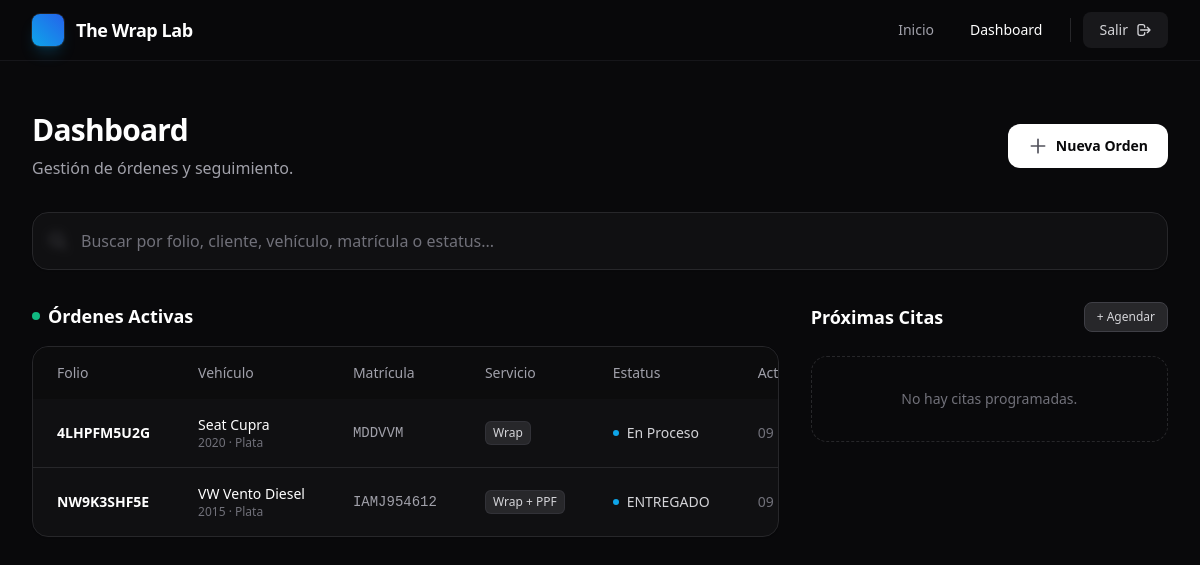
Before: /dashboard/ (signed in) with the older database file.
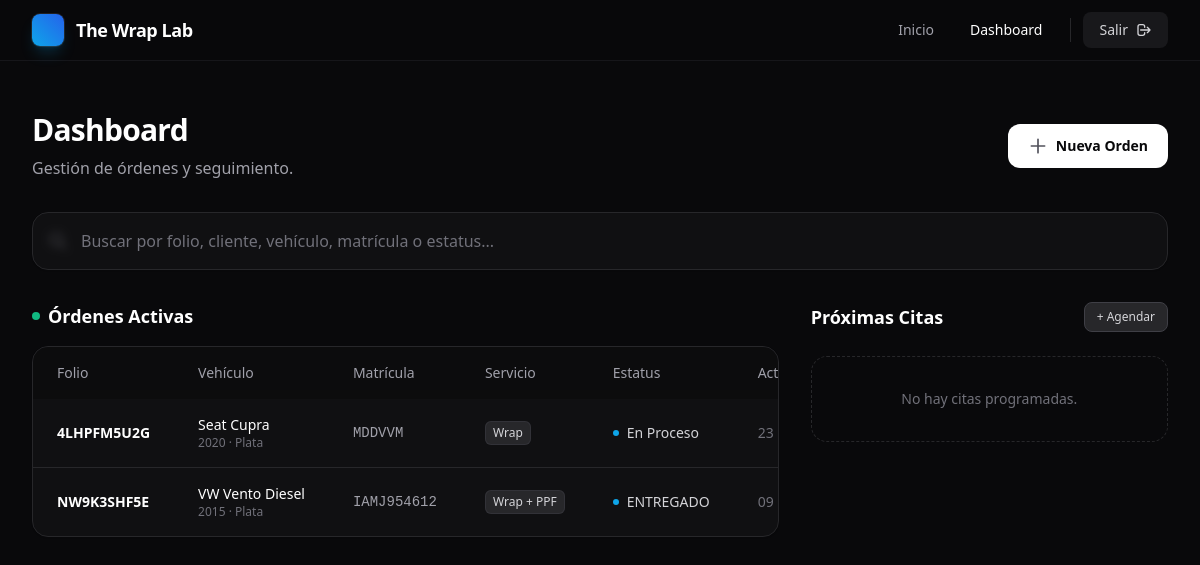
After: the same page with the newer database file.
### taller/models.py (models this page shows, shortened)
class OrdenServicio(models.Model):
    class Servicio(models.TextChoices):
        WRAP = 'WRAP', 'Wrap'
        PPF = 'PPF', 'PPF'
        WRAP_Y_PPF = 'WRAP_PPF', 'Wrap + PPF'
    class Estatus(models.TextChoices):
        EN_RECEPCION = 'EN_RECEPCION', 'En Recepción'
        EN_PREPARACION = 'EN_PREPARACION', 'En Preparación'
        EN_PROCESO = 'EN_PROCESO', 'En Proceso'
        PREPARANDO_ENTREGA = 'PREPARANDO_ENTREGA', 'Preparando Entrega'
        TRABAJO_TERMINADO = 'TRABAJO_TERMINADO', 'Trabajo Terminado'
    TESTIGOS_CHOICES = [
        ('check_engine', 'Check Engine'),
        ('abs', 'ABS'),
        ('airbag', 'Bolsa de Aire'),
        ('battery', 'Batería'),
        ('oil', 'Aceite'),
        ('brake', 'Frenos'),
        ('temp', 'Temperatura'),
        ('tire', 'Presión de Llantas'),
        ('stability', 'Control de Estabilidad'),
        ('bulb', 'Foco Fundido'),
        ('gas', 'Reserva de Gasolina'),
        ('service', 'Servicio Programado'),
    ]
    folio = models.CharField(max_length=12, unique=True, blank=True, db_index=True)
    cliente_nombre = models.CharField(max_length=200)
    vehiculo_marca = models.CharField(max_length=80)
    vehiculo_modelo = models.CharField(max_length=80)
    vehiculo_matricula = models.CharField(max_length=20, blank=True)
    vehiculo_anio = models.PositiveIntegerField()
    vehiculo_color = models.CharField(max_length=80)
    servicio = models.CharField(max_length=12, choices=Servicio.choices, default=Servicio.WRAP)
    estatus = models.CharField(max_length=20, choices=Estatus.choices, default=Estatus.EN_RECEPCION)
    costo_total = models.DecimalField(max_digits=10, decimal_places=2, default=0)
    monto_pagado = models.DecimalField(max_digits=10, decimal_places=2, default=0)
    testigos = models.JSONField(default=list, blank=True)
    notas = models.TextField(blank=True)
    creado_en = models.DateTimeField(auto_now_add=True)
    actualizado_en = models.DateTimeField(auto_now=True)

### taller/views.py (the view, shortened to what this page needs)
# urls.py: path('dashboard/', views.dashboard, name='dashboard'),
@user_passes_test(_superuser_required)
def dashboard(request: HttpRequest) -> HttpResponse:
    q = (request.GET.get('q') or '').strip()
    qs = OrdenServicio.objects.all().order_by('-actualizado_en')
    activas = qs.exclude(estatus=OrdenServicio.Estatus.TRABAJO_TERMINADO)
    entregadas = qs.filter(estatus=OrdenServicio.Estatus.TRABAJO_TERMINADO)
    citas_proximas = Cita.objects.filter(fecha__gte=timezone.now(), completada=False).order_by('fecha')
    return render(request, 'taller/dashboard.html', {
        'activas': activas,
        'entregadas': entregadas,
        'citas_proximas': citas_proximas,
        'q': q
    })

### taller/views.py (called while the page is built)
def _superuser_required(user) -> bool:
    return user.is_authenticated and user.is_superuser

### templates/taller/dashboard.html (shortened to what this page needs)
{% extends "taller/base.html" %}
{% block content %}
<div class="flex flex-col gap-8">
  <div class="flex flex-col gap-4 sm:flex-row sm:items-center sm:justify-between">
    <div>
      <h1 class="text-3xl font-bold tracking-tight text-white">Dashboard</h1>
      <p class="mt-2 text-zinc-400">Gestión de órdenes y seguimiento.</p>
    </div>
    <a class="group inline-flex items-center justify-center gap-2 rounded-xl bg-white px-5 py-3 text-sm font-semibold text-zinc-950 transition hover:bg-zinc-200"
      href="{% url 'orden_nueva' %}">
      <svg class="h-5 w-5 text-zinc-600 transition group-hover:text-zinc-950" fill="none" viewBox="0 0 24 24"
        stroke="currentColor" stroke-width="2">
        <path stroke-linecap="round" stroke-linejoin="round" d="M12 4v16m8-8H4" />
      </svg>
      Nueva Orden
    </a>
  </div>
  <div class="relative">
    <div class="pointer-events-none absolute inset-y-0 left-0 flex items-center pl-4">
      <svg class="h-5 w-5 text-zinc-500" fill="none" viewBox="0 0 24 24" stroke="currentColor" stroke-width="2">
        <path stroke-linecap="round" stroke-linejoin="round" d="M21 21l-6-6m2-5a7 7 0 11-14 0 7 7 0 0114 0z" />
      </svg>
    </div>
    <form method="get">
      <input
        class="w-full rounded-2xl border border-zinc-800 bg-zinc-900/50 py-4 pl-12 pr-4 text-white placeholder-zinc-500 shadow-sm backdrop-blur-sm transition focus:border-sky-500 focus:outline-none focus:ring-1 focus:ring-sky-500"
        name="q" value="{{ q }}" placeholder="Buscar por folio, cliente, vehículo, matrícula o estatus..."
        autocomplete="off" />
    </form>
  </div>
  <div class="grid gap-6 md:gap-8 lg:grid-cols-3">
    <div class="flex min-w-0 flex-col gap-6 md:gap-8 lg:col-span-2">
      <div class="space-y-4">
        <h2 class="flex items-center gap-2 text-lg font-semibold text-white">
          <span class="h-2 w-2 rounded-full bg-emerald-500"></span>
          Órdenes Activas
        </h2>
        <div class="overflow-hidden rounded-2xl border border-zinc-800 bg-zinc-900/50 shadow-sm backdrop-blur-sm">
          <div class="overflow-x-auto">
            <table class="w-full whitespace-nowrap text-left text-sm">
              <thead class="bg-zinc-950/50 text-zinc-400">
                <tr>
                  <th class="px-6 py-4 font-medium">Folio</th>
                  <th class="px-6 py-4 font-medium">Vehículo</th>
                  <th class="px-6 py-4 font-medium">Matrícula</th>
                  <th class="px-6 py-4 font-medium">Servicio</th>
                  <th class="px-6 py-4 font-medium">Estatus</th>
                  <th class="px-6 py-4 font-medium">Actualizado</th>
                </tr>
              </thead>
              <tbody class="divide-y divide-zinc-800">
                {% for o in activas %}
                <tr class="group transition hover:bg-zinc-800/50">
                  <td class="px-6 py-4">
                    <a class="font-semibold text-white hover:text-sky-400 hover:underline"
                      href="{% url 'orden_detalle' pk=o.pk %}">
                      {{ o.folio }}
                    </a>
                  </td>
                  <td class="px-6 py-4 text-zinc-300">
                    <div class="flex flex-col">
                      <span class="font-medium text-white">{{ o.vehiculo_marca }} {{ o.vehiculo_modelo }}</span>
                      <span class="text-xs text-zinc-500">{{ o.vehiculo_anio }} · {{ o.vehiculo_color }}</span>
                    </div>
                  </td>
                  <td class="px-6 py-4 font-mono text-zinc-400">{{ o.vehiculo_matricula|default:"-" }}</td>
                  <td class="px-6 py-4">
                    <span
                      class="inline-flex items-center rounded-md bg-zinc-800 px-2 py-1 text-xs font-medium text-zinc-300 ring-1 ring-inset ring-zinc-700/50">
                      {{ o.get_servicio_display }}
                    </span>
                  </td>
                  <td class="px-6 py-4">
                    <div class="flex items-center gap-2">
                      {% if o.estatus == 'LISTO' %}
                      <span class="h-1.5 w-1.5 rounded-full bg-emerald-500"></span>
                      {% elif o.estatus == 'RECIBIDO' %}
                      <span class="h-1.5 w-1.5 rounded-full bg-zinc-500"></span>
                      {% else %}
                      <span class="h-1.5 w-1.5 rounded-full bg-sky-500 animate-pulse"></span>
                      {% endif %}
                      <span class="text-zinc-300">{{ o.get_estatus_display }}</span>
                    </div>
                  </td>
                  <td class="px-6 py-4 text-zinc-500">{{ o.actualizado_en|date:"d M H:i" }}</td>
                </tr>
                {% empty %}
                <tr>
                  <td class="px-6 py-12 text-center text-zinc-500" colspan="7">
                    No hay órdenes activas en este momento.
                  </td>
                </tr>
                {% endfor %}
              </tbody>
            </table>
          </div>
        </div>
      </div>
    </div>
    <div class="flex min-w-0 flex-col gap-6">
      <div class="flex items-center justify-between">
        <h2 class="text-lg font-semibold text-white">Próximas Citas</h2>
        <a class="rounded-lg border border-zinc-700 bg-zinc-800 px-3 py-1.5 text-xs font-medium text-zinc-300 transition hover:bg-zinc-700 hover:text-white"
          href="{% url 'cita_nueva' %}">
          + Agendar
        </a>
      </div>
      <div class="space-y-4">
        {% for cita in citas_proximas %}
        <div
          class="group relative overflow-hidden rounded-2xl border border-zinc-800 bg-zinc-900/50 p-5 transition hover:border-zinc-700 hover:bg-zinc-900">
          <div
            class="absolute right-0 top-0 h-16 w-16 -translate-y-8 translate-x-8 rounded-full bg-sky-500/10 blur-xl transition group-hover:bg-sky-500/20">
          </div>
          <div class="relative z-10">
            <div class="flex justify-between items-start gap-3">
              <div>
                <h3 class="font-semibold text-white group-hover:text-sky-300">{{ cita.cliente_nombre }}</h3>
                <p class="text-sm text-zinc-400">{{ cita.get_tipo_display }}</p>
              </div>
              <div class="text-right">
                <div class="text-lg font-bold text-white">{{ cita.fecha|date:"d" }}</div>
                <div class="text-xs font-medium uppercase tracking-wider text-zinc-500">{{ cita.fecha|date:"M" }}</div>
              </div>
            </div>
            <div class="mt-4 flex items-center gap-2 text-sm text-zinc-500">
              <svg class="h-4 w-4" fill="none" viewBox="0 0 24 24" stroke="currentColor">
                <path stroke-linecap="round" stroke-linejoin="round" stroke-width="2"
                  d="M12 8v4l3 3m6-3a9 9 0 11-18 0 9 9 0 0118 0z" />
              </svg>
              {{ cita.fecha|date:"H:i" }} hrs
            </div>
            {% if cita.cliente_contacto %}
            <div class="mt-2 flex items-center gap-2 text-sm text-zinc-500">
              <svg class="h-4 w-4" fill="none" viewBox="0 0 24 24" stroke="currentColor">
                <path stroke-linecap="round" stroke-linejoin="round" stroke-width="2"
                  d="M3 5a2 2 0 012-2h3.28a1 1 0 01.948.684l1.498 4.493a1 1 0 01-.502 1.21l-2.257 1.13a11.042 11.042 0 005.516 5.516l1.13-2.257a1 1 0 011.21-.502l4.493 1.498a1 1 0 01.684.949V19a2 2 0 01-2 2h-1C9.716 21 3 14.284 3 6V5z" />
              </svg>
              {{ cita.cliente_contacto }}
            </div>
            {% endif %}
            <div class="mt-4 flex justify-end border-t border-zinc-800/50 pt-3">
              <a class="text-xs font-medium text-zinc-500 transition hover:text-white"
                href="{% url 'cita_editar' pk=cita.pk %}">Editar detalles &rarr;</a>
            </div>
          </div>
        </div>
        {% empty %}
        <div class="rounded-2xl border border-dashed border-zinc-800 p-8 text-center">
          <p class="text-sm text-zinc-500">No hay citas programadas.</p>
        </div>
        {% endfor %}
      </div>
    </div>
  </div>
</div>
{% endblock %}

### templates/taller/base.html (shortened to what this page needs)
<!doctype html>
<html lang="es">
<head>
  <script src="https://cdn.tailwindcss.com"></script>
</head>
<body
  class="min-h-screen overflow-x-hidden bg-zinc-950 text-zinc-100 antialiased selection:bg-sky-500/30 selection:text-sky-200">
  <header
    class="fixed top-0 z-50 w-full border-b border-zinc-800/50 bg-zinc-950/80 backdrop-blur-xl supports-[backdrop-filter]:bg-zinc-950/60">
    <div class="mx-auto flex max-w-7xl items-center justify-between px-4 py-3 sm:px-6 lg:px-8">
      <a href="{% url 'index' %}" class="group flex items-center gap-3 transition-opacity hover:opacity-90">
        <div
          class="flex h-8 w-8 items-center justify-center rounded-lg bg-gradient-to-tr from-sky-500 to-blue-600 shadow-lg shadow-sky-500/20 ring-1 ring-white/10 transition-transform group-hover:scale-105">
        </div>
        <span class="text-lg font-bold tracking-tight text-white">The Wrap Lab</span>
      </a>
      <nav class="hidden md:flex items-center gap-1">
        {% if user.is_authenticated and user.is_superuser %}
        <a class="rounded-lg px-4 py-2 text-sm font-medium text-zinc-400 transition hover:bg-zinc-900 hover:text-white"
          href="{% url 'index' %}">Inicio</a>
        <a class="rounded-lg px-4 py-2 text-sm font-medium text-white transition hover:bg-zinc-900"
          href="{% url 'dashboard' %}">Dashboard</a>
        <form method="post" action="{% url 'logout' %}" class="ml-2">
          <button
            class="flex items-center gap-2 rounded-lg bg-zinc-900 px-4 py-2 text-sm font-medium text-zinc-300 transition hover:bg-zinc-800 hover:text-white"
            type="submit">
            <span>Salir</span>
            <svg class="h-4 w-4" fill="none" viewBox="0 0 24 24" stroke="currentColor">
              <path stroke-linecap="round" stroke-linejoin="round" stroke-width="2"
                d="M17 16l4-4m0 0l-4-4m4 4H7m6 4v1a3 3 0 01-3 3H6a3 3 0 01-3-3V7a3 3 0 013-3h4a3 3 0 013 3v1" />
            </svg>
          </button>
        </form>
        {% endif %}
      </nav>
    </div>
  </header>
  <main class="mx-auto max-w-7xl px-4 pb-10 pt-24 sm:px-6 lg:px-8 lg:pt-28">
    {% block content %}{% endblock %}
  </main>
</body>
</html>

### templates/taller/base.html (style rules this page uses)
input::placeholder, textarea::placeholder { color: #71717a; }

Changed rows visible on the page:
changed OrdenServicio "4LHPFM5U2G": actualizado_en "09…" → "23…"
